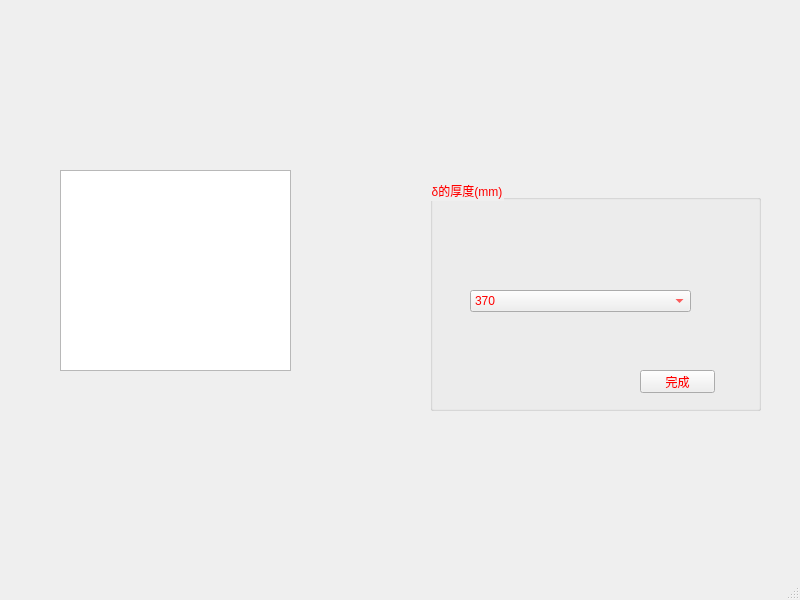
<?xml version="1.0" encoding="UTF-8"?>
<ui version="4.0">
 <class>MainWindow</class>
 <widget class="QMainWindow" name="MainWindow">
  <property name="geometry">
   <rect>
    <x>0</x>
    <y>0</y>
    <width>800</width>
    <height>600</height>
   </rect>
  </property>
  <property name="windowTitle">
   <string>MainWindow</string>
  </property>
  <widget class="QWidget" name="centralwidget">
   <widget class="QGroupBox" name="groupBox">
    <property name="geometry">
     <rect>
      <x>430</x>
      <y>180</y>
      <width>331</width>
      <height>231</height>
     </rect>
    </property>
    <property name="styleSheet">
     <string notr="true">color: rgb(255, 0, 0);
font: 8pt &quot;楷体&quot;;</string>
    </property>
    <property name="title">
     <string>δ的厚度(mm)</string>
    </property>
    <widget class="QComboBox" name="comboBox">
     <property name="geometry">
      <rect>
       <x>40</x>
       <y>110</y>
       <width>221</width>
       <height>22</height>
      </rect>
     </property>
     <item>
      <property name="text">
       <string>370</string>
      </property>
     </item>
     <item>
      <property name="text">
       <string>240</string>
      </property>
     </item>
    </widget>
    <widget class="QPushButton" name="fff">
     <property name="geometry">
      <rect>
       <x>210</x>
       <y>190</y>
       <width>75</width>
       <height>23</height>
      </rect>
     </property>
     <property name="text">
      <string>完成</string>
     </property>
    </widget>
   </widget>
   <widget class="QGraphicsView" name="graphicsView">
    <property name="geometry">
     <rect>
      <x>60</x>
      <y>170</y>
      <width>231</width>
      <height>201</height>
     </rect>
    </property>
    <property name="styleSheet">
     <string notr="true">border-image: url(:/wuding1/9.png);</string>
    </property>
   </widget>
  </widget>
  <widget class="QMenuBar" name="menubar">
   <property name="geometry">
    <rect>
     <x>0</x>
     <y>0</y>
     <width>800</width>
     <height>22</height>
    </rect>
   </property>
  </widget>
  <widget class="QStatusBar" name="statusbar"/>
 </widget>
 <resources>
  <include location="../pic/wuding.qrc"/>
 </resources>
 <connections/>
</ui>
